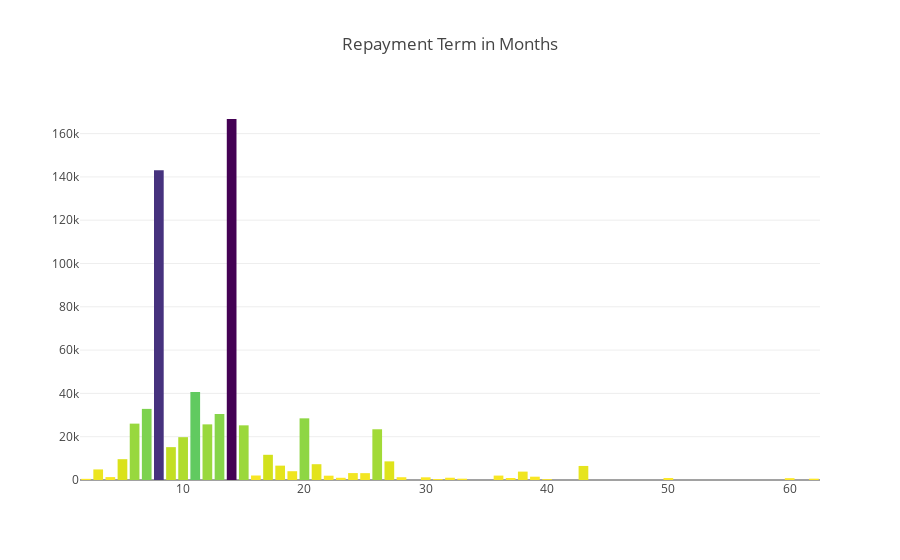

Write notebook code for a chart like this one.
### Code cell
terms = loans.term_in_months.value_counts().head(40)

trace = go.Bar(
    x=terms.index,
    y=terms.values,
    marker=dict(
        color=terms.values,
        colorscale = 'Viridis',
        reversescale = True
    ),
)

layout = go.Layout(
    title='Repayment Term in Months'
)

data = [trace]
fig = go.Figure(data=data, layout=layout)
py.iplot(fig, filename="RepaymentIntervals")

### Figure 1 — Plotly figure (JSON) as saved in the notebook; plotly's stock layout.template omitted (floating-point values rounded to 4 significant figures)
{"data": [{"marker": {"color": [166750, 143042, 40694, 32847, 30501, 28483, 26039, 25700, 25255, 23431, 19782, 15180, 11642, 9611, 8604, 7299, 6634, 6490, 4884, 4062, 3877, 3198, 3162, 2080, 2042, 1993, 1528, 1345, 1283, 1244, 1049, 1032, 932, 899, 838, 614, 611, 538, 426, 390], "colorscale": "Viridis", "reversescale": true}, "type": "bar", "x": [14, 8, 11, 7, 13, 20, 6, 12, 15, 26, 10, 9, 17, 5, 27, 21, 18, 43, 3, 19, 38, 24, 25, 16, 36, 22, 39, 4, 28, 30, 32, 23, 37, 50, 60, 62, 33, 2, 31, 40], "y": [166750, 143042, 40694, 32847, 30501, 28483, 26039, 25700, 25255, 23431, 19782, 15180, 11642, 9611, 8604, 7299, 6634, 6490, 4884, 4062, 3877, 3198, 3162, 2080, 2042, 1993, 1528, 1345, 1283, 1244, 1049, 1032, 932, 899, 838, 614, 611, 538, 426, 390]}], "layout": {"title": "Repayment Term in Months"}}
